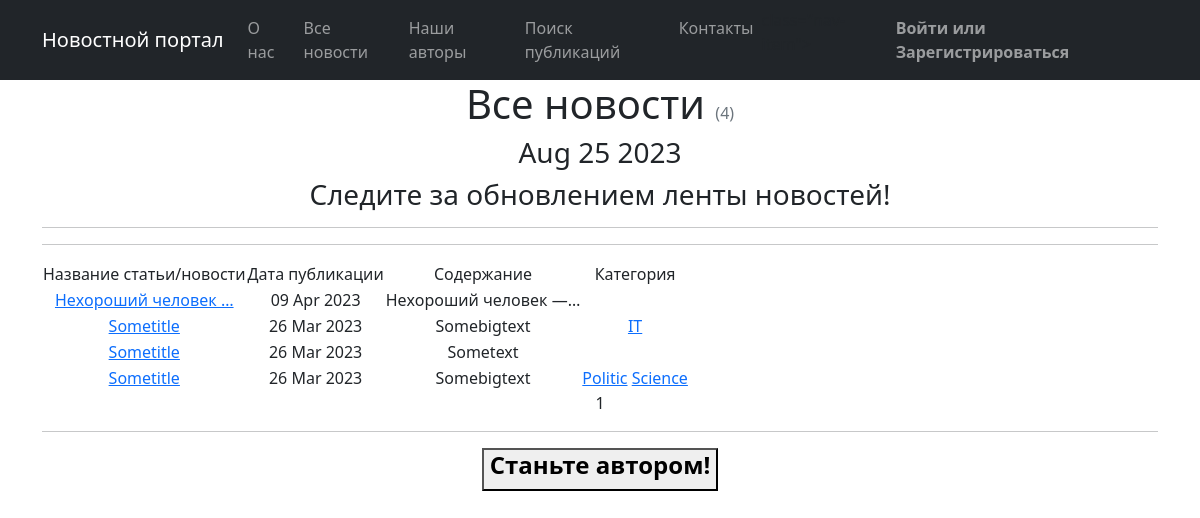
The page /news/ on the database as committed earlier.
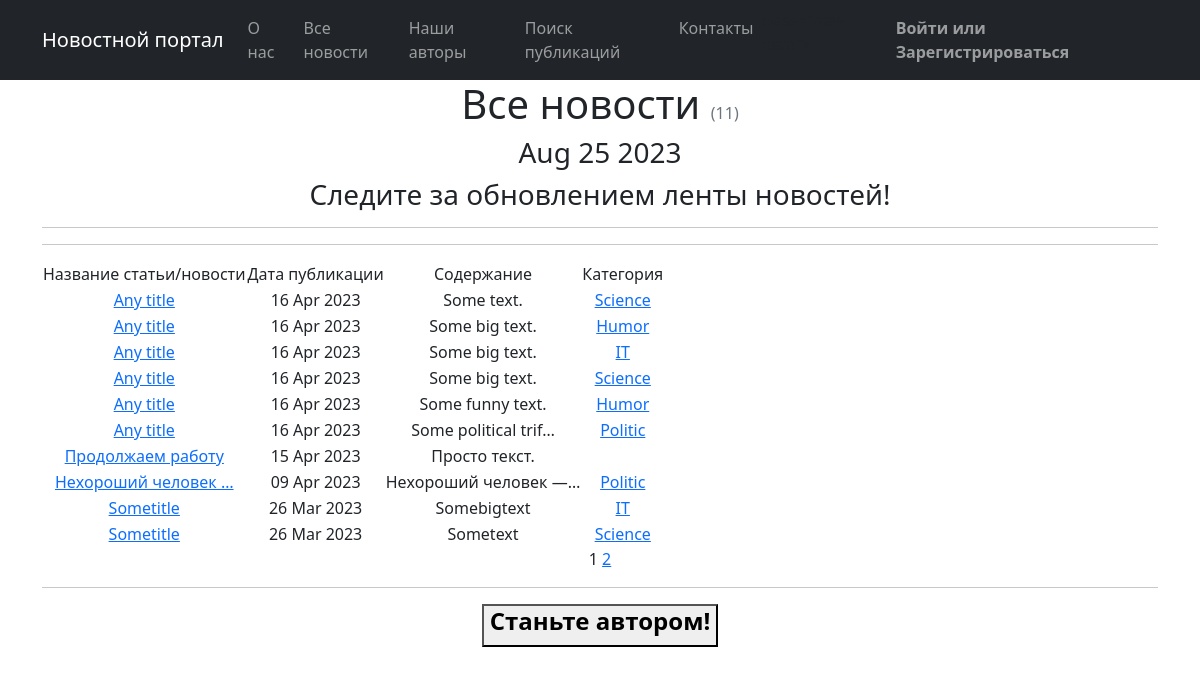
The same page on the database as committed later.
### news/models.py (models this page shows, shortened)
class Post(models.Model):
    author = models.ForeignKey(Author, on_delete=models.CASCADE)
    NEWS = 'NW'
    ARTICLE = 'AR'
    CATEGORY_CHOICES = (
        (NEWS, 'Новость'),
        (ARTICLE, 'Статья')
    )
    categoryType = models.CharField(max_length=2, choices=CATEGORY_CHOICES, default=ARTICLE)
    dateCreation = models.DateTimeField(auto_now_add=True)
    postCategory = models.ManyToManyField(Category, through='PostCategory')
    title = models.CharField(max_length=128)
    text = models.TextField()
    rating = models.SmallIntegerField(default=0)

class Category(models.Model):
    name = models.CharField(max_length=64, unique=True)
    subscribers = models.ManyToManyField(User, blank=True, null=True, related_name='categories')
    def __str__(self):
        return f'{self.name}'

### news/views.py (the view)
# urls.py: path('', cache_page(60)(NewsList.as_view()), name='news_list'),
class NewsList(ListView):
    model = Post
    ordering = '-dateCreation'
    template_name = 'news.html'
    context_object_name = 'News'
    paginate_by = 10
    def get_context_data(self, **kwargs):
        context = super().get_context_data(**kwargs)
        context['time_now'] = datetime.utcnow()
        context['next_news'] = None
        context['is_author'] = self.request.user.groups.filter(name='authors').exists()
        return context

### news/templatetags/custom_filters.py (called while the page is built)
@register.filter()
def censor(text):
    check_text = text.lower().split(' ')
    for i in range(len(check_text)):
        if check_text[i] in BANNED_WORDS:
            check_text[i] = ''.join('*' * len(check_text[i]))
    text = ' '.join(check_text).capitalize()
    return f'{text}'

### news/templatetags/custom_tags.py (called while the page is built)
@register.simple_tag()
def current_time(format_string='%b %d %Y'):
    return datetime.utcnow().strftime(format_string)

### templates/news.html (shortened to what this page needs)
{% extends 'flatpages/default.html' %}
{% load custom_filters %}
{% load custom_tags %}
{% block content %}
<h1 class="text-center">Все новости <span class="text-muted fs-6 fw-normal">({{ page_obj.paginator.count }})</span></h1>
    <h3>{% current_time '%b %d %Y' %}</h3>
    <h3> {{ next_news|default_if_none:"Следите за обновлением ленты новостей!" }} </h3>
    <hr>
    <hr>
    {% if News %}
        <table>
           <tr>
               <td>
                   Название статьи/новости
               </td>
               <td>
                   Дата публикации
               </td>
               <td>
                   Содержание
               </td>
               <td>Категория</td>
           </tr>
           {% for news_id in News %}
           <tr>
               <td>
                   <a href="{% url 'news_detail' pk=news_id.id %}">{{ news_id.title|truncatewords:2|censor }}</a>
               </td>
               <td>{{ news_id.dateCreation|date:'d M Y' }}</td>
               <td>{{ news_id.text|truncatechars:20|censor }}</td>
               <td>{% for category in news_id.postCategory.all %}
                   <a href="{% url 'categories' category.id %}">{{ category }}</a>
                   {% endfor %}
               </td>
               <td>
                </td>
           </tr>
            {% endfor %}
       </table>
    {% else %}
       <h2>Новостей нет!</h2>
    {% endif %}
   {{ page_obj.number }}
   {% if page_obj.has_next %}
       <a href="?page={{ page_obj.next_page_number }}">{{ page_obj.next_page_number }}</a>
   {% endif %}
    <hr>
    {% if not is_author %}
    <button>
        <a class="nav-link" href="{% url 'account_upgrade' %}">
            <h4><strong>Станьте автором!</strong></h4>
        </a>
    </button>
{% endif %}
{% endblock content %}

Rows that differ between the two databases and show on the page:
no longer on this page (row unchanged): Post: title|censor "Sometitle", dateCreation "26 Mar 2023", text|censor "Somebigtext", Category (name "Politic"), Category (name "Science")
added Post: title|censor "Any title", dateCreation "16 Apr 2023", text|censor "Some text.", Category (name "Science")
added Post: title|censor "Any title", dateCreation "16 Apr 2023", text|censor "Some big text."
now on this page (row unchanged): Category: name "Humor"
added Post: title|censor "Any title", dateCreation "16 Apr 2023", text|censor "Some big text.", Category (name "IT")
added Post: title|censor "Any title", dateCreation "16 Apr 2023", text|censor "Some big text.", Category (name "Science")
added Post: title|censor "Any title", dateCreation "16 Apr 2023", text|censor "Some funny text."
added Post: title|censor "Any title", dateCreation "16 Apr 2023", text|censor "Some political trif…", Category (name "Politic")
added Post: title|censor "Продолжаем работу", dateCreation "15 Apr 2023", text|censor "Просто текст."
changed Post "09 Apr 2023": gains Category (name "Politic")
changed Post "Sometext": gains Category (name "Science")
Other text that changed with them:
{{ page_obj.paginator.count }}: "4" → "11"
{{ page_obj.next_page_number }}: (not shown) → "2"
